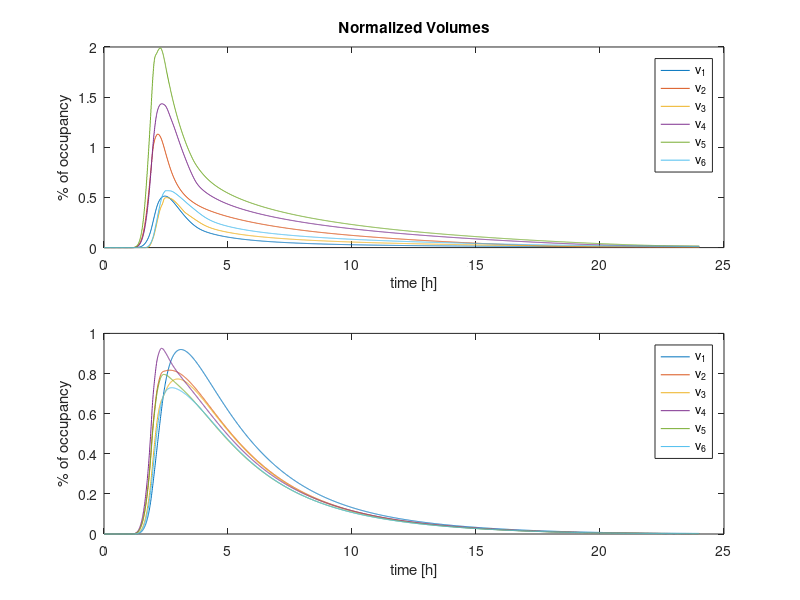
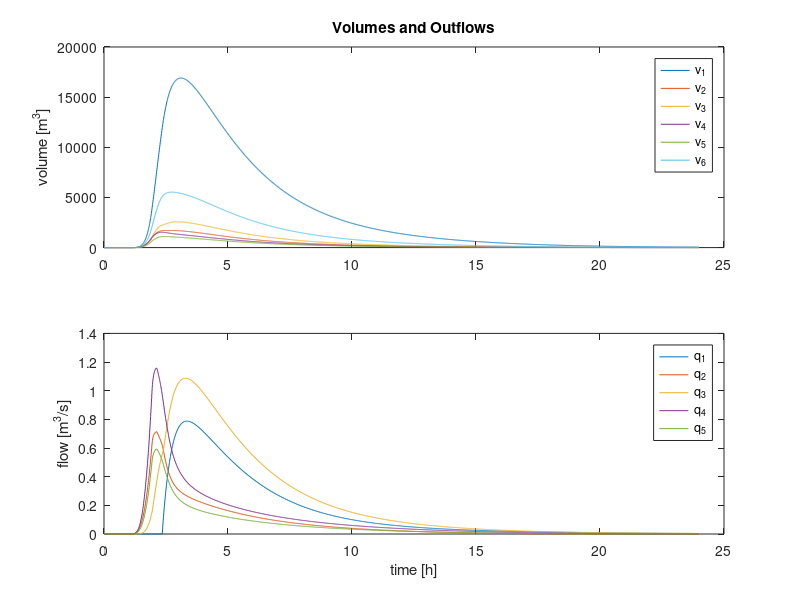

Write MATLAB code to recreate these figures, in order.
%% Control Based on differential Games
% Este archivo resuelve el problema de volumenes normalizados en la red de
% convergencia mediante un juego diferencial.
clear all
close all
clc

load('Parametros.mat'); %Cargamos las variables de lluvia del problema

% Primero obtenemos el resultado sin control.
vmax(6) = vmax(6);
for i = 1:size(Volumes,1)
    V_normalized(i,:) = Volumes(i,:)./(vmax);
end
% Definimos las variables del problema
T = 1;               % Esta variable es el horizonte de prediccion en horas
tspan = t;           % Tiempo de simulacion definido en SWMM
x0 = zeros(6,1);     % Los tanques empiezan descargados
vmax = vmax/3600;    % El 3600 es por la integración utilizada

a1 = -0;
a2 = -0;
a3 = -0;
a4 = -0;
a5 = -0;
a0 = -K(6);          % Aqui es necesario añadir el K del último tanque

A = 3600*diag([a1 a2 a3 a4 a5 a0]); % K fue calculado en segundos, por eso el 3600
B = [-1 0 0 0 0; 
     0 -1 0 0 0; 
     1 1 -1 0 0;
     0 0 0 -1 0; 
     0 0 0 0 -1; 
     0 0 1 1 1]; % Esta matriz contiene la interaccion entre tanques, recordar el grafo.
B1 = B(:,1);     % Estos vectores serán los vectores de entrada de cada uno de los agentes.
B2 = B(:,2);
B3 = B(:,3);
B4 = B(:,4);
B5 = B(:,5);

% Empezamos el differential Game. Todo es sacado de Dynamic Optimization and LQ Differential Games
Q1 = 50*[1 0 -1 0 0 0; 0 0 0 0 0 0; -1 0 1 0 0 0; 0 0 0 0 0 0; 0 0 0 0 0 0; 0 0 0 0 0 0];
Q2 = 50*[0 0 0 0 0 0; 0 1 -1 0 0 0; 0 -1 1 0 0 0; 0 0 0 0 0 0; 0 0 0 0 0 0; 0 0 0 0 0 0];
Q3 = 50*[0 0 0 0 0 0; 0 0 0 0 0 0; 0 0 1 0 0 -1; 0 0 0 0 0 0; 0 0 0 0 0 0; 0 0 -1 0 0 1];
Q4 = 50*[0 0 0 0 0 0; 0 0 0 0 0 0; 0 0 0 0 0 0; 0 0 0 1 0 -1; 0 0 0 0 0 0; 0 0 0 -1 0 1];
Q5 = 50*[0 0 0 0 0 0; 0 0 0 0 0 0; 0 0 0 0 0 0; 0 0 0 0 0 0; 0 0 0 0 1 -1; 0 0 0 0 -1 1];

R1 = 1;
R2 = 1;
R3 = 1;
R4 = 1;
R5 = 1;

S1 = B1*inv(R1)*B1';
S2 = B2*inv(R2)*B2';
S3 = B3*inv(R3)*B3';
S4 = B4*inv(R4)*B4';
S5 = B5*inv(R5)*B5';

D = [A' zeros(size(A)) zeros(size(A)) zeros(size(A)) zeros(size(A)); 
     zeros(size(A)) A' zeros(size(A)) zeros(size(A)) zeros(size(A));
     zeros(size(A)) zeros(size(A)) A' zeros(size(A)) zeros(size(A));
     zeros(size(A)) zeros(size(A)) zeros(size(A)) A' zeros(size(A));
     zeros(size(A)) zeros(size(A)) zeros(size(A)) zeros(size(A)) A']; 

S = [S1 S2 S3 S4 S5];

Q = [Q1; Q2; Q3; Q4; Q5];

M = [A -S1 -S2 -S3 -S4 -S5; 
     -Q1 -A' zeros(size(A)) zeros(size(A)) zeros(size(A)) zeros(size(A)); 
     -Q2 zeros(size(A)) -A' zeros(size(A)) zeros(size(A)) zeros(size(A));
     -Q3 zeros(size(A)) zeros(size(A)) -A' zeros(size(A)) zeros(size(A));
     -Q4 zeros(size(A)) zeros(size(A)) zeros(size(A)) -A' zeros(size(A));
     -Q5 zeros(size(A)) zeros(size(A)) zeros(size(A)) zeros(size(A)) -A'];
        
P = zeros(size(A,1)*size(A,1),size(A,1)*size(A,2));
P(1:size(A,1),1:size(A,2)) = eye(size(A,1));

Q_ = [zeros(size(A,1),size(A,1)*size(A,2));
      -Q1 eye(size(A,1)) zeros(size(A,1),size(A,2)) zeros(size(A,1),size(A,2)) zeros(size(A,1),size(A,2)) zeros(size(A,1),size(A,2));
      -Q2 zeros(size(A,1),size(A,2)) eye(size(A,1)) zeros(size(A,1),size(A,2)) zeros(size(A,1),size(A,2)) zeros(size(A,1),size(A,2));
      -Q3 zeros(size(A,1),size(A,2)) zeros(size(A,1),size(A,2)) eye(size(A,1)) zeros(size(A,1),size(A,2)) zeros(size(A,1),size(A,2));
      -Q4 zeros(size(A,1),size(A,2)) zeros(size(A,1),size(A,2)) zeros(size(A,1),size(A,2)) eye(size(A,1)) zeros(size(A,1),size(A,2));
      -Q5 zeros(size(A,1),size(A,2)) zeros(size(A,1),size(A,2)) zeros(size(A,1),size(A,2)) zeros(size(A,1),size(A,2)) eye(size(A,1))];

% Ahora empezamos a resolver el sistema      
x = zeros(size(A,1),length(tspan));
x(:,1) = x0;

for i = 1:length(tspan)-1
	[i length(tspan)-1]
    
	y_0 = (P + Q_*expm(T*M))\[x(:,i);zeros(5*size(A,1),1)];

	u1 = max(0,-inv(R1)*B1'*y_0((1*size(A,1)+1:2*size(A,1)),1));
	u2 = max(0,-inv(R2)*B2'*y_0((2*size(A,1)+1:3*size(A,1)),1));
	u3 = max(0,-inv(R3)*B3'*y_0((3*size(A,1)+1:4*size(A,1)),1));
	u4 = max(0,-inv(R4)*B4'*y_0((4*size(A,1)+1:5*size(A,1)),1));
	u5 = max(0,-inv(R5)*B5'*y_0((5*size(A,1)+1:6*size(A,1)),1));
    
	x(:,i+1) = x(:,i) + dt*(A*x(:,i) + (B1*u1 + B2*u2 + B3*u3 + B4*u4 + B5*u5) + [inflows(i,1) inflows(i,2) 0 inflows(i,3) inflows(i,4) 0]')./vmax';
    U(i,:) = [u1 u2 u3 u4 u5].*vmax(1,end-1);
    v(i,:) = x(:,i).*vmax';
end

%% Plots
figure
subplot(2,1,2)	
plot(t',x')
legend(['v_1'; 'v_2'; 'v_3'; 'v_4'; 'v_5';'v_6']);
ylabel('% of occupancy')
xlabel('time [h]')
subplot(2,1,1)
stairs(t,V_normalized)
legend(['v_1'; 'v_2'; 'v_3'; 'v_4'; 'v_5';'v_6']);
xlabel('time [h]')
ylabel('% of occupancy')
title('Normalized Volumes')

figure
subplot(2,1,1)
plot(t(1:end-1),3600*v)
legend(['v_1'; 'v_2'; 'v_3'; 'v_4'; 'v_5';'v_6']);
ylabel('volume [m^3]')
title('Volumes and Outflows')
subplot(2,1,2)
stairs(t(1:end-1),U)
legend(['q_1'; 'q_2'; 'q_3'; 'q_4'; 'q_5']);
xlabel('time [h]')
ylabel('flow [m^3/s]')